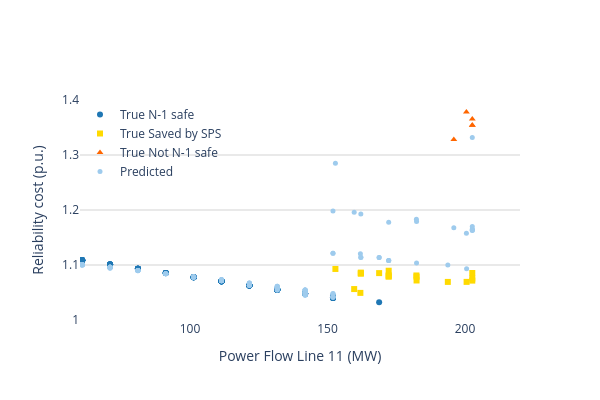

Here is the notebook cell this chart was saved with:
### Code cell
plot_df = df_prev

# subplot setup
fig = make_subplots(rows=1, cols=1)#, vertical_spacing = 0.04)
#fig.update_layout(title = 'Expected cost of preventive strategies given ρ={} and thr={} p.u.'.format(failure_rate, class_thresh))

groups = ["N-1 safe", "Saved by SPS", "Not N-1 safe"]
colors = ["#1F77B4","#FFDA00", "#FF6600"]
symbols = ["circle", "square", "triangle-up"]

for index, group in enumerate(groups):
    group_index = plot_df['state'] == group
    print(group, len(plot_df.loc[group_index]))
    if len(plot_df.loc[group_index])>0:
        group_df = plot_df.loc[group_index]
        fig.add_trace(go.Scatter(x=group_df["Line11"], y=group_df['total_cost_target'], 
                             marker=dict(color=colors[index], size=6, symbol=symbols[index]), mode='markers', 
                             name='True {}'.format(group), hovertemplate = ('Prev id: ' + group_df.index)), row=1, col=1)
#        fig.add_trace(go.Scatter(x=group_df["Line11"], y=group_df['total_cost_target'], 
#                             marker=dict(color=colors[index], size=6, symbol=symbols[index]), mode='markers', 
#                             name='True {}'.format(group), hovertemplate = ('Prev id: ' + group_df.index)), row=2, col=1)

#        if group == 'Saved by SPS':
#            display(group_df)
    group_index = df_prev_classification['state'] == group
    print(group, len(df_prev_classification.loc[group_index]))        
        
    
fig.add_trace(go.Scatter(x=plot_df["Line11"], y=plot_df['total_cost_pred'], mode='markers', 
                         marker=dict(color='#9ecbed', size=5), name="Predicted", 
                         hovertemplate = ('Prev id :' + plot_df.index)), row=1, col=1)


# Some aesthetical adjustments to layout
fig.update_yaxes(range=[1, 1.4], row=1, col=1, gridcolor='lightgrey')
fig.update_xaxes(range=[60, 220], row=1, col=1)#, gridcolor='lightgrey')
#fig['layout']['yaxis1'].update(domain=[0, 1])

fig.update_layout(
    paper_bgcolor='rgba(0,0,0,0)',
    plot_bgcolor='rgba(0,0,0,0)',
    xaxis_title='Power Flow Line 11 (MW)',
    yaxis_title='Reliability cost (p.u.)',
    width=600, height=400, 
    legend=dict(yanchor="top", y=1, xanchor="left", x=0))

fig.show()
fig.write_image("./paper_figs/cost_vs_line11.png")

### Figure 1 — Plotly figure (JSON) as saved in the notebook; plotly's stock layout.template omitted (floating-point values rounded to 4 significant figures; data arrays with more than 128 entries replaced by an {"elided": "..."} marker saying what was removed)
{"data": [{"hovertemplate": ["Prev id: p1000", "Prev id: p1035", "Prev id: p1041", "Prev id: p1042", "Prev id: p1050", "Prev id: p1052", "Prev id: p1054", "Prev id: p1067", "Prev id: p1069", "Prev id: p1071", "Prev id: p1073", "Prev id: p1077", "Prev id: p109", "Prev id: p1106", "Prev id: p1116", "Prev id: p112", "Prev id: p1126", "Prev id: p1145", "Prev id: p1161", "Prev id: p117", "Prev id: p1173", "Prev id: p1183", "Prev id: p1192", "Prev id: p12", "Prev id: p1215", "Prev id: p1216", "Prev id: p1221", "Prev id: p1228", "Prev id: p1241", "Prev id: p1245", "Prev id: p1278", "Prev id: p1279", "Prev id: p1300", "Prev id: p1318", "Prev id: p1336", "Prev id: p1343", "Prev id: p1346", "Prev id: p1361", "Prev id: p1362", "Prev id: p1384", "Prev id: p1390", "Prev id: p1397", "Prev id: p1398", "Prev id: p144", "Prev id: p173", "Prev id: p179", "Prev id: p182", "Prev id: p183", "Prev id: p190", "Prev id: p199", "Prev id: p205", "Prev id: p213", "Prev id: p215", "Prev id: p308", "Prev id: p31", "Prev id: p311", "Prev id: p330", "Prev id: p332", "Prev id: p340", "Prev id: p352", "Prev id: p365", "Prev id: p385", "Prev id: p395", "Prev id: p400", "Prev id: p419", "Prev id: p426", "Prev id: p427", "Prev id: p428", "Prev id: p436", "Prev id: p473", "Prev id: p475", "Prev id: p477", "Prev id: p48", "Prev id: p522", "Prev id: p54", "Prev id: p55", "Prev id: p589", "Prev id: p618", "Prev id: p626", "Prev id: p629", "Prev id: p630", "Prev id: p663", "Prev id: p692", "Prev id: p7", "Prev id: p703", "Prev id: p71", "Prev id: p73", "Prev id: p731", "Prev id: p732", "Prev id: p75", "Prev id: p752", "Prev id: p766", "Prev id: p77", "Prev id: p790", "Prev id: p791", "Prev id: p792", "Prev id: p793", "Prev id: p8", "Prev id: p802", "Prev id: p804", "Prev id: p813", "Prev id: p841", "Prev id: p882", "Prev id: p887", "Prev id: p891", "Prev id: p895", "Prev id: p897", "Prev id: p903", "Prev id: p909", "Prev id: p936", "Prev id: p94", "Prev id: p946", "Prev id: p950", "Prev id: p961", "Prev id: p963", "Prev id: p981", "Prev id: p987"], "marker": {"color": "#1F77B4", "size": 6, "symbol": "circle"}, "mode": "markers", "name": "True N-1 safe", "type": "scatter", "x": [111.5, 131.7, 111.5, 111.5, 81.06, 70.93, 60.79, 141.9, 141.9, 131.7, 121.6, 111.5, 152.0, 121.6, 81.06, 141.9, 152.0, 91.19, 121.6, 111.5, 81.06, 131.7, 101.3, 81.06, 121.6, 121.6, 91.19, 60.79, 111.5, 91.19, 141.9, 131.7, 121.6, 111.5, 70.93, 60.79, 60.79, 60.79, 81.06, 111.5, 168.8, 101.3, 91.19, 60.79, 70.93, 141.9, 111.5, 101.3, 152.0, 60.79, 111.5, 131.7, 111.5, 60.79, 101.3, 91.19, 81.06, 60.79, 101.3, 70.93, 91.19, 70.93, 60.79, 70.93, 152.0, 81.06, 70.93, 60.79, 70.93, 141.9, 141.9, 131.7, 141.9, 101.3, 111.5, 101.3, 70.93, 131.7, 152.0, 121.6, 111.5, 60.79, 141.9, 111.5, 152.0, 141.9, 131.7, 141.9, 131.7, 121.6, 70.93, 70.93, 111.5, 152.0, 152.0, 141.9, 141.9, 101.3, 121.6, 111.5, 81.06, 141.9, 152.0, 141.9, 131.7, 121.6, 111.5, 91.19, 60.79, 111.5, 131.7, 81.06, 60.79, 131.7, 131.7, 70.93, 152.0], "xaxis": "x", "y": [1.07, 1.055, 1.07, 1.07, 1.093, 1.101, 1.109, 1.048, 1.048, 1.055, 1.063, 1.07, 1.04, 1.063, 1.093, 1.048, 1.04, 1.085, 1.063, 1.07, 1.093, 1.055, 1.078, 1.093, 1.063, 1.063, 1.085, 1.109, 1.07, 1.085, 1.048, 1.055, 1.063, 1.07, 1.101, 1.109, 1.109, 1.109, 1.093, 1.07, 1.032, 1.078, 1.086, 1.109, 1.101, 1.048, 1.07, 1.078, 1.041, 1.109, 1.07, 1.055, 1.07, 1.109, 1.078, 1.086, 1.093, 1.109, 1.078, 1.101, 1.086, 1.101, 1.109, 1.101, 1.04, 1.093, 1.101, 1.109, 1.101, 1.048, 1.048, 1.055, 1.048, 1.078, 1.07, 1.078, 1.101, 1.055, 1.04, 1.063, 1.07, 1.109, 1.048, 1.07, 1.04, 1.048, 1.055, 1.048, 1.055, 1.063, 1.101, 1.101, 1.07, 1.04, 1.044, 1.048, 1.048, 1.078, 1.063, 1.07, 1.093, 1.048, 1.04, 1.048, 1.055, 1.063, 1.07, 1.085, 1.109, 1.07, 1.055, 1.093, 1.109, 1.055, 1.055, 1.101, 1.04], "yaxis": "y"}, {"hovertemplate": ["Prev id: p108", "Prev id: p1206", "Prev id: p1231", "Prev id: p1394", "Prev id: p238", "Prev id: p378", "Prev id: p449", "Prev id: p465", "Prev id: p469", "Prev id: p527", "Prev id: p567", "Prev id: p651", "Prev id: p677", "Prev id: p768", "Prev id: p770", "Prev id: p780", "Prev id: p820", "Prev id: p822", "Prev id: p914"], "marker": {"color": "#FFDA00", "size": 6, "symbol": "square"}, "mode": "markers", "name": "True Saved by SPS", "type": "scatter", "x": [162.1, 172.3, 162.1, 152.9, 202.6, 182.3, 202.6, 172.3, 162.1, 182.4, 172.3, 182.4, 172.3, 202.6, 200.6, 168.8, 193.8, 162.0, 159.7], "xaxis": "x", "y": [1.084, 1.09, 1.086, 1.093, 1.085, 1.081, 1.072, 1.081, 1.085, 1.072, 1.079, 1.079, 1.079, 1.075, 1.069, 1.085, 1.069, 1.049, 1.056], "yaxis": "y"}, {"hovertemplate": ["Prev id: p360", "Prev id: p448", "Prev id: p485", "Prev id: p489", "Prev id: p754"], "marker": {"color": "#FF6600", "size": 6, "symbol": "triangle-up"}, "mode": "markers", "name": "True Not N-1 safe", "type": "scatter", "x": [195.9, 202.6, 202.6, 202.6, 200.5], "xaxis": "x", "y": [1.328, 1.354, 1.354, 1.366, 1.378], "yaxis": "y"}, {"hovertemplate": {"elided": "141 str values"}, "marker": {"color": "#9ecbed", "size": 5}, "mode": "markers", "name": "Predicted", "type": "scatter", "x": {"elided": "141 float values"}, "xaxis": "x", "y": {"elided": "141 float values"}, "yaxis": "y"}], "layout": {"height": 400, "legend": {"x": 0, "xanchor": "left", "y": 1, "yanchor": "top"}, "paper_bgcolor": "rgba(0, 0, 0, 0)", "plot_bgcolor": "rgba(0, 0, 0, 0)", "width": 600, "xaxis": {"anchor": "y", "domain": [0, 1], "range": [60, 220], "title": {"text": "Power Flow Line 11 (MW)"}, "type": "linear"}, "yaxis": {"anchor": "x", "domain": [0, 1], "gridcolor": "lightgrey", "range": [1, 1.4], "title": {"text": "Reliability cost (p.u.)"}, "type": "linear"}}}
